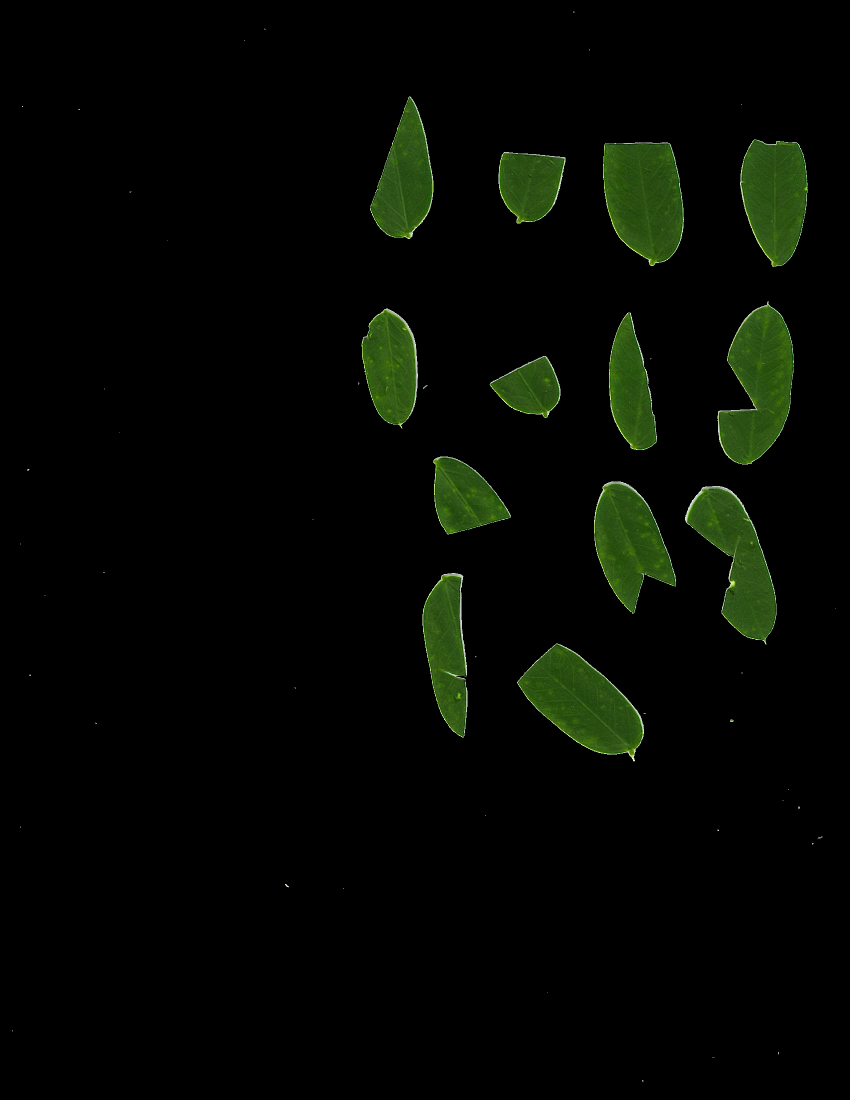
#> input picture samples/Leaf_1_1.png, 1700 x 2200 px (shown at 1/2 size); its folder holds only this picture in this run
$ python extractLeaf.py
#> lines starting #> are read from the running program, lines starting #| are printed output that depends on the picture; after the words box and inside, x2 and y2 are one past the last pixel; in counts of white or black regions, pixels touching at a corner belong together
#!/usr/bin/env python3
#written by sam wehunt
#2018-12-09
#Requires the following modules
#	pypng
#	numpy
#	opencv-python
import os
import png
import numpy as np
import cv2

#pixels per inch
resolution = 600
#convert that to mm^2 per pixel
mm2 = (1/(resolution/25.4))**2
#minimum 'white' value, used for determining what is the paper and what is the leaflets, this needs more investigating
with open("data.csv", "w") as f:
    for root, dirs, files in os.walk("samples"):
        for name in files:
            print("making BW image of " + os.path.join(root, name))
            im_gray = cv2.imread(os.path.join(root, name), cv2.IMREAD_GRAYSCALE)
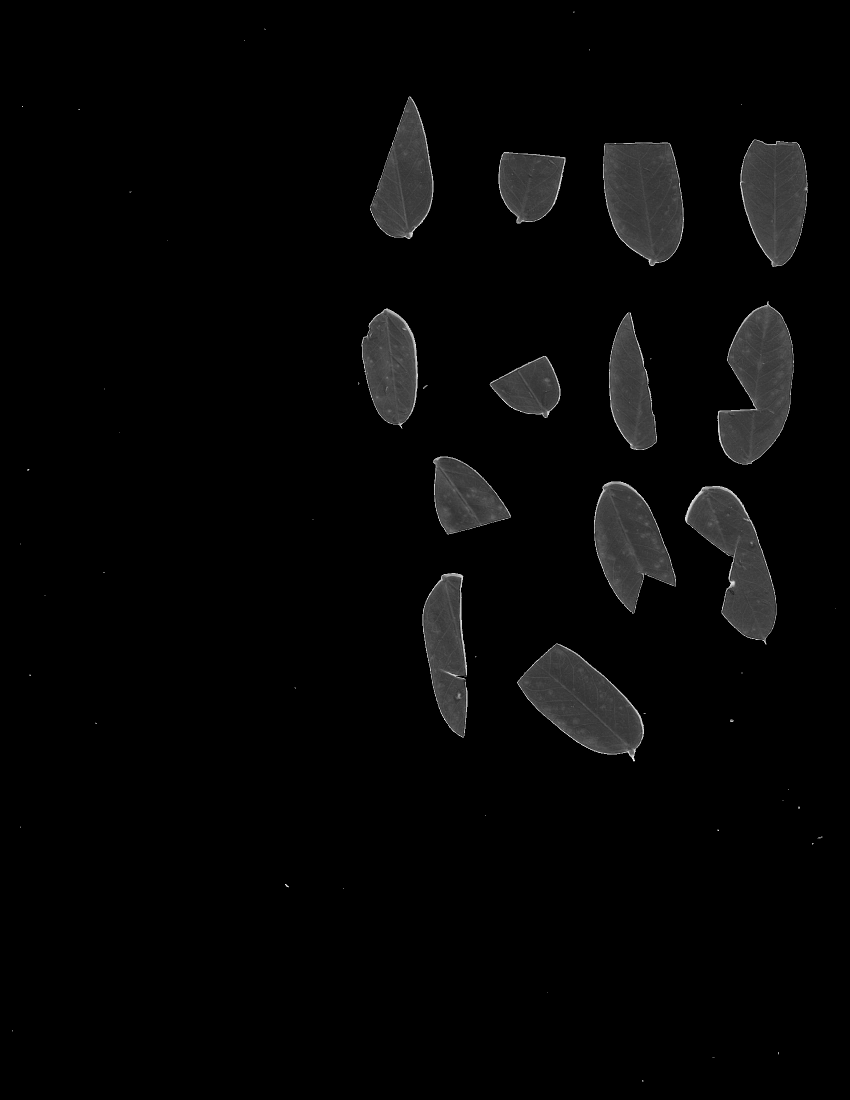
#> im_gray: shape (2200, 1700) (shown at 1/2 size); min 0, max 243, mean 5.9
            (thresh, im_bw) = cv2.threshold(im_gray, 0, 255, cv2.THRESH_BINARY_INV | cv2.THRESH_OTSU)
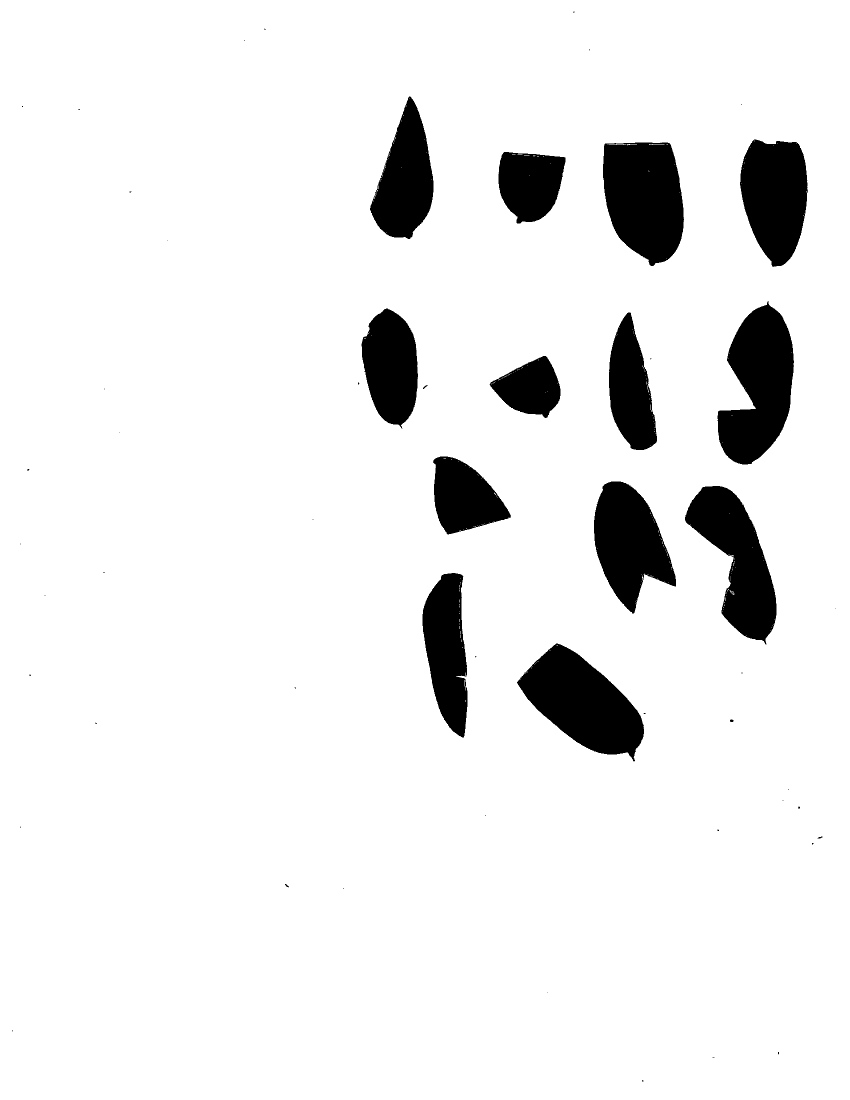
#> im_bw: shape (2200, 1700) (shown at 1/2 size); 92.1% white; 56 black regions (39 under 20 px)
#> thresh = 34
            print("BW made")
            print("finding leaf contours...")
            cv2.imwrite("bw.png", im_bw)
            #exit()
            imC = cv2.imread(os.path.join(root, name))
#> imC is the input picture: shape (2200, 1700, 3); mean B, G, R 2.2, 7.5, 4.4
            contours, hierarchy = cv2.findContours(im_bw.copy(),cv2.RETR_TREE,cv2.CHAIN_APPROX_SIMPLE)
#> contours = 339 contours, 321 with area under 20; largest, box (x1, y1, x2, y2) and area: (0, 0, 1700, 2200) 3736101, (1033, 1286, 1289, 1524) 32652, (1434, 601, 1589, 930) 32629, (1205, 284, 1369, 533) 32096, (1369, 971, 1554, 1290) 28698
            curr = 1
            for i, contour in enumerate(contours):
                #make sure this contour is not a child (ie a hole in the leaf)
                if hierarchy[0][i][3] != -1:
                    continue
                area = cv2.contourArea(contour)
                #note: this area could be used to find the leaf area, but contour areas are not quite
                #		the same as the exact pixel count, thus I will calc area later
                if area < 1000:
                    continue
                cv2.drawContours(imC, [contour], 0, (255, 255, 0), 1)
                x,y,w,h = cv2.boundingRect(contour)
                roi = imC[y:y+h, x:x+w]
                roi_bw = im_bw[y:y+h, x:x+w]
                #count the number of white pixels in the BW image
                area = np.count_nonzero(roi_bw)
                print(os.path.splitext(name)[0] + '-{0:03d}.png'.format(curr), round(area*mm2, 3))
                f.write("{},{}\n".format(os.path.splitext(name)[0] + '-{0:03d}.png'.format(curr), round(area*mm2, 3)))
                cv2.imwrite('images/' + os.path.splitext(name)[0] + '-{0:03d}.png'.format(curr), roi)
                curr += 1
#> this loop made 339 passes
#> contour on passes 6, 17, 24: [[1094, 1985], [1095, 1984], [1096, 1985], [1095, 1986]], [[1284, 1479], [1285, 1478], [1286, 1479], [1285, 1480]], [[1048, 1345], [1049, 1344], [1050, 1345], [1049, 1346]]
#| Leaf_1_1-001.png 6170.282
#> after the loop, curr = 2
            print("found {} contours".format(curr-1))
#| found 1 contours
print("wrote leaves to images\\")
print("wrote measurements to data.csv")

$ run again, on samples/Leaf_2_1.png
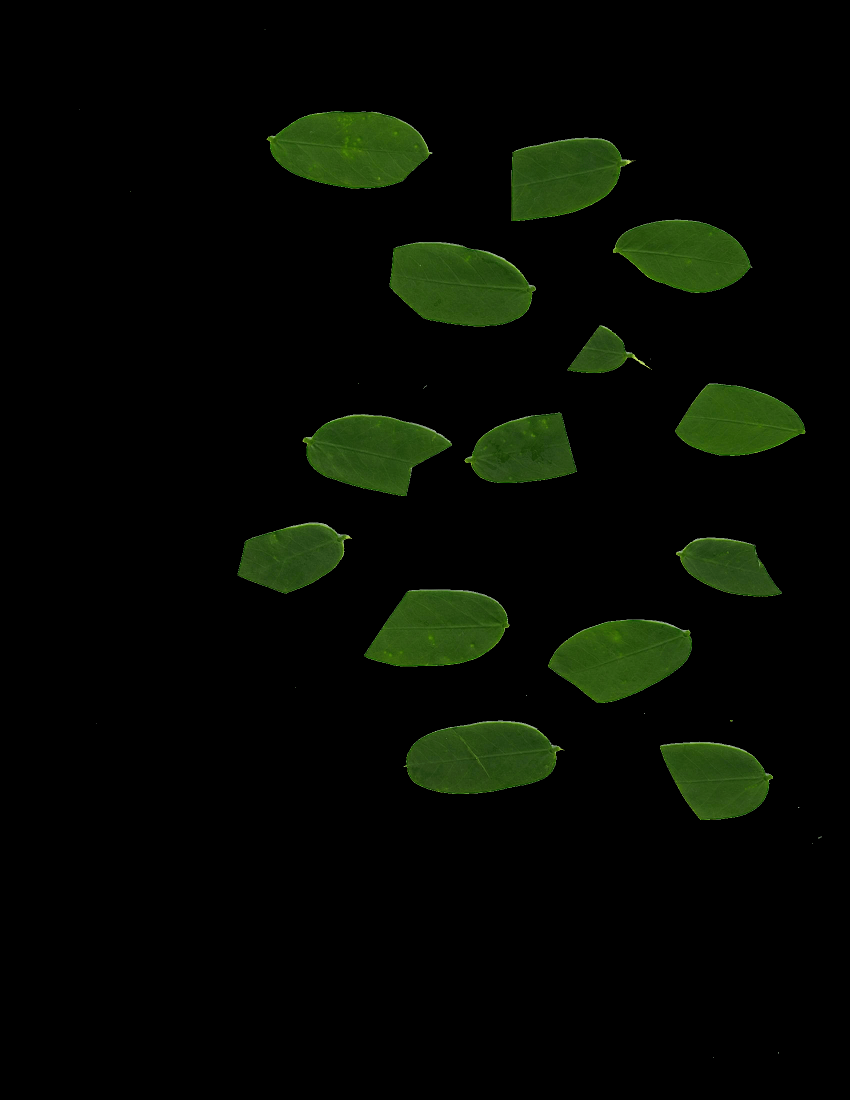
#> input picture samples/Leaf_2_1.png, 1700 x 2200 px (shown at 1/2 size)
#> `im_gray = cv2.imread(os.path.join(root, name), cv2.IMREAD_GRAYSCALE)`:
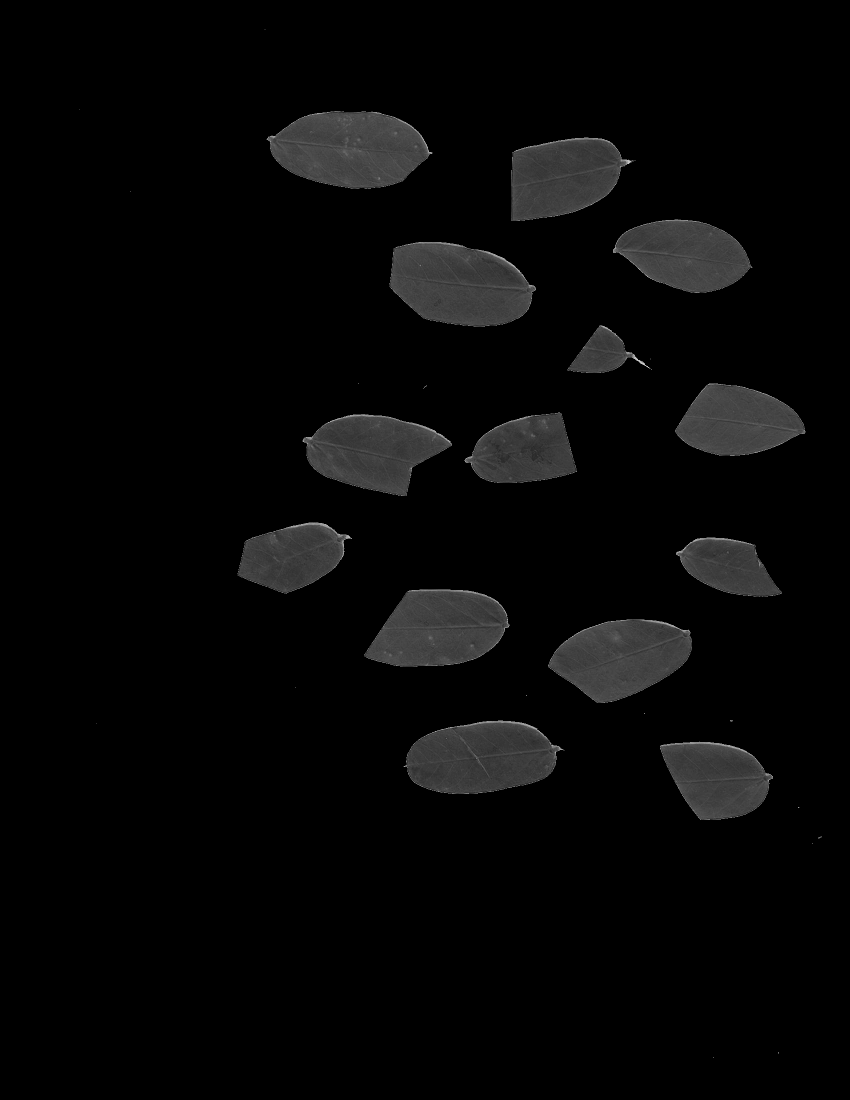
#> im_gray: shape (2200, 1700) (shown at 1/2 size); min 0, max 217, mean 7.1
#> `(thresh, im_bw) = cv2.threshold(im_gray, 0, 255, cv2.THRESH_BINARY_INV..`:
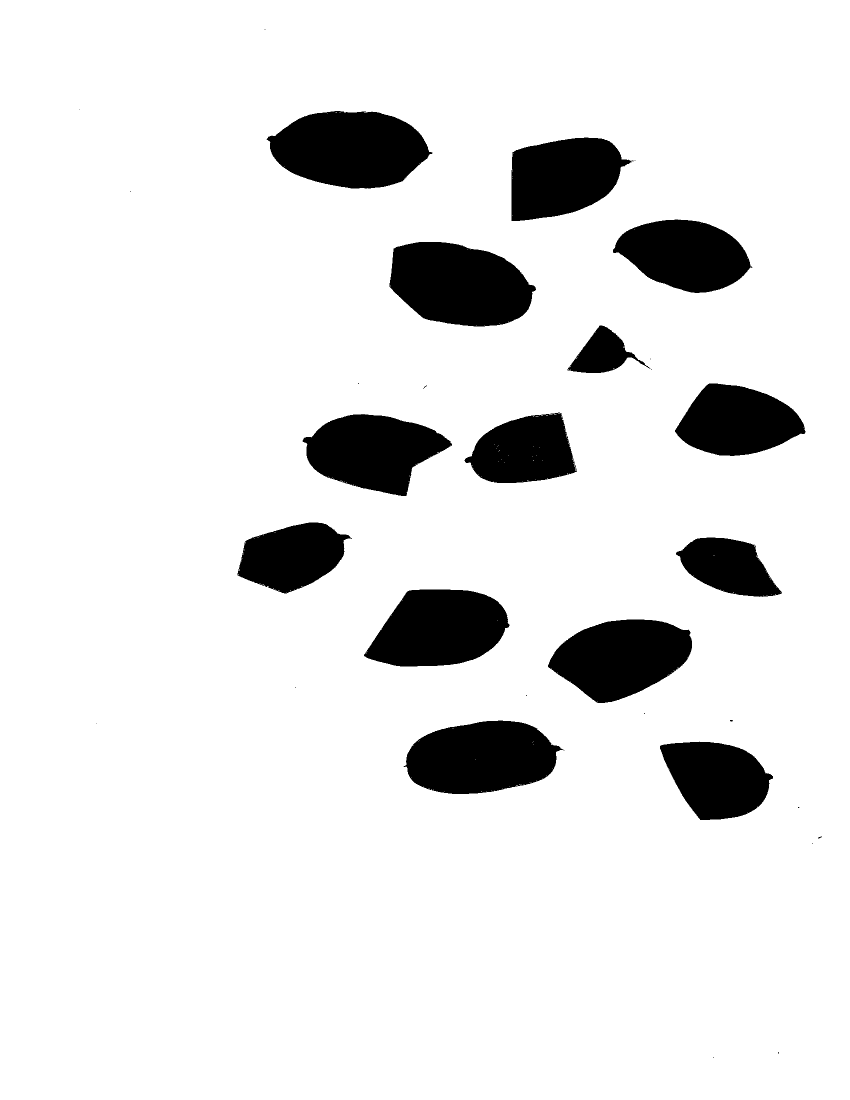
#> im_bw: shape (2200, 1700) (shown at 1/2 size); 89.7% white; 36 black regions (22 under 20 px)
#> thresh = 33
#> imC is the input picture: shape (2200, 1700, 3); mean B, G, R 2.2, 9.1, 5.1
#> contours = 242 contours, 225 with area under 20; largest, box (x1, y1, x2, y2) and area: (0, 0, 1700, 2200) 3736101, (532, 221, 866, 378) 38289, (778, 483, 1073, 654) 37916, (806, 1440, 1128, 1589) 35468, (727, 1178, 1020, 1334) 33654
#> the loop `for i, contour in enumerate(contours):` made 242 passes
#> contour on passes 9 to 11: [[1494, 1625]], [[1504, 1620]], [[1515, 1612]]
#> (printed output is left out)
#> after the loop `for i, contour in enumerate(contours):`: curr = 2
#| found 1 contours

$ run again, on samples/Leaf_4_1.png
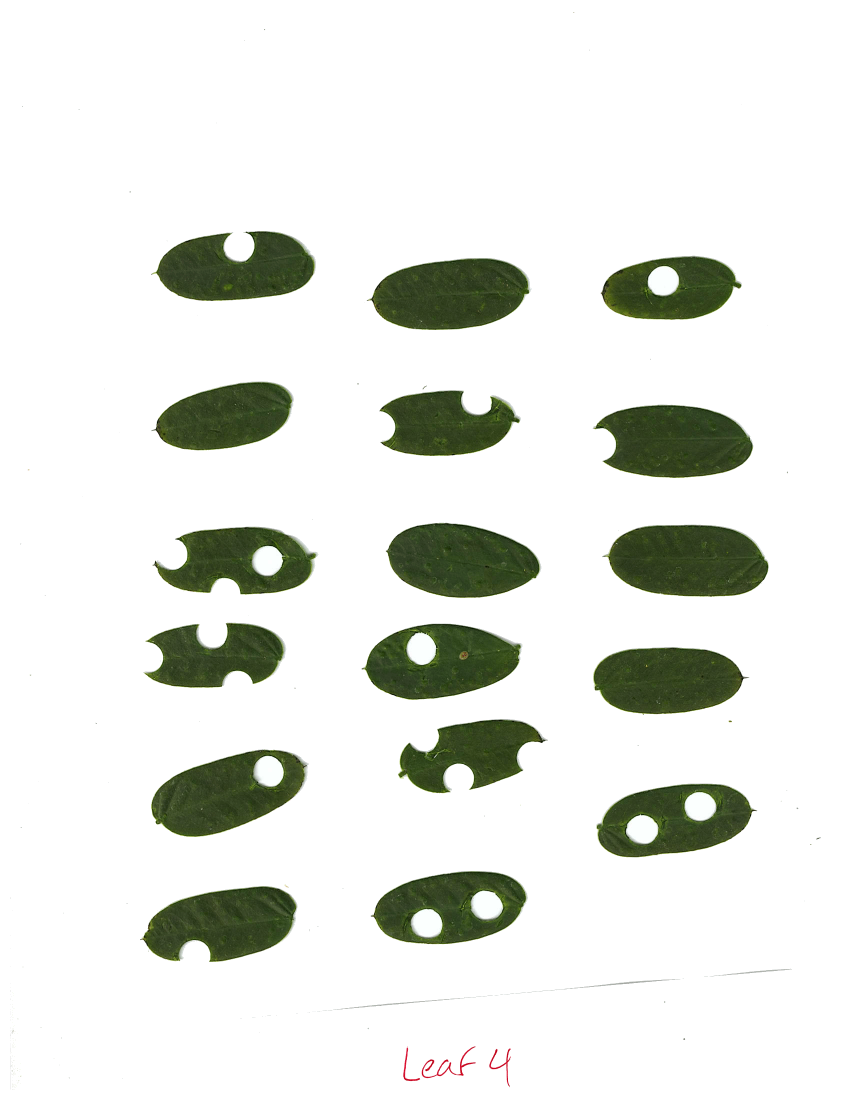
#> input picture samples/Leaf_4_1.png, 1700 x 2200 px (shown at 1/2 size)
#> `(thresh, im_bw) = cv2.threshold(im_gray, 0, 255, cv2.THRESH_BINARY_INV..`:
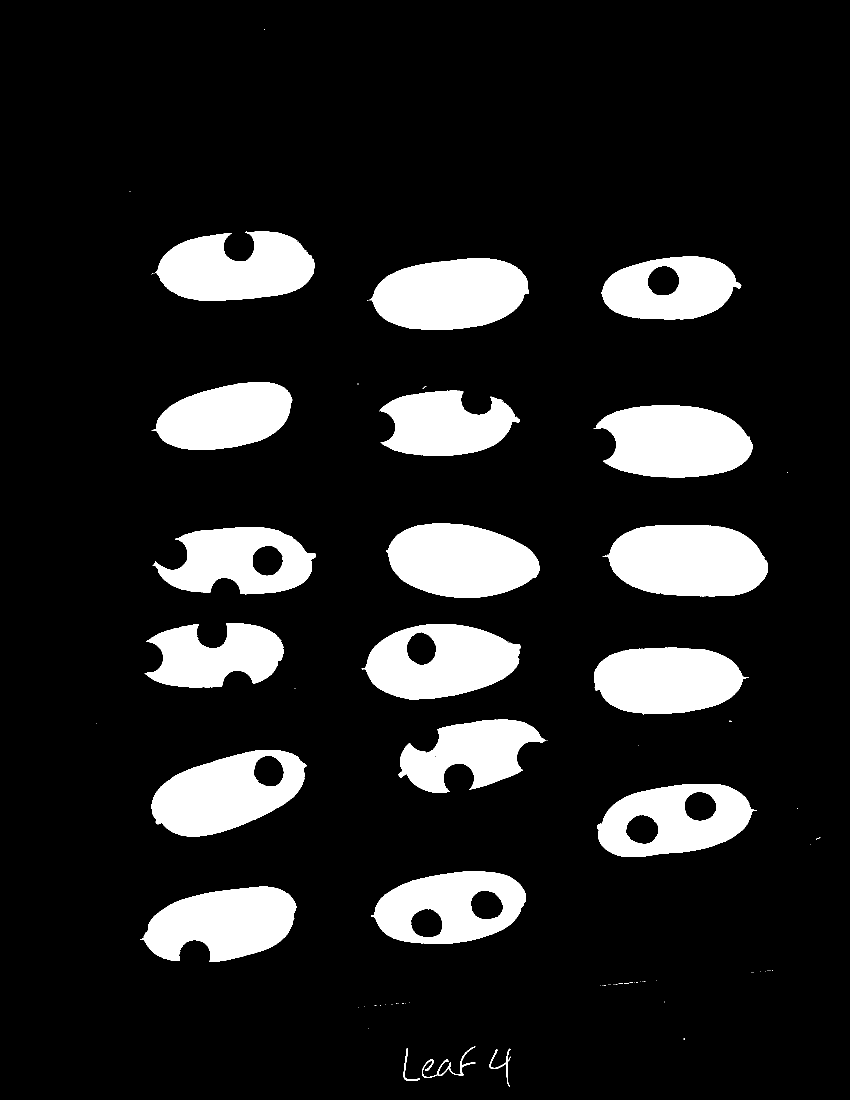
#> im_bw: shape (2200, 1700) (shown at 1/2 size); 13.9% white; 83 white regions (63 under 20 px)
#> thresh = 154
#> imC is the input picture: shape (2200, 1700, 3); mean B, G, R 223.8, 229.3, 227.1
#> contours = 120 contours, 92 with area under 20; largest, box (x1, y1, x2, y2) and area: (1205, 1050, 1536, 1193) 37229, (303, 1500, 614, 1673) 36057, (723, 1248, 1041, 1399) 35112, (739, 517, 1058, 660) 34888, (1187, 810, 1505, 956) 34674
#> the loop `for i, contour in enumerate(contours):` made 120 passes
#> (x, y, w, h) on passes 48, 49, 56, 59: (280, 1773, 313, 151), (742, 1743, 310, 145), (1194, 1568, 320, 146), (303, 1500, 311, 173)
#> (printed output is left out)
#> after the loop `for i, contour in enumerate(contours):`:
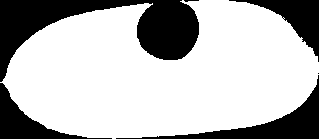
#> roi_bw: shape (139, 319); 72.2% white; 6 black regions (2 under 20 px), largest, box (x1, y1, x2, y2) and area: (0, 0, 199, 82) 6416, (116, 75, 319, 139) 2518, (229, 0, 319, 62) 1697, (0, 83, 112, 139) 1662
#> after the loop `for i, contour in enumerate(contours):`: curr = 18
#| found 17 contours
